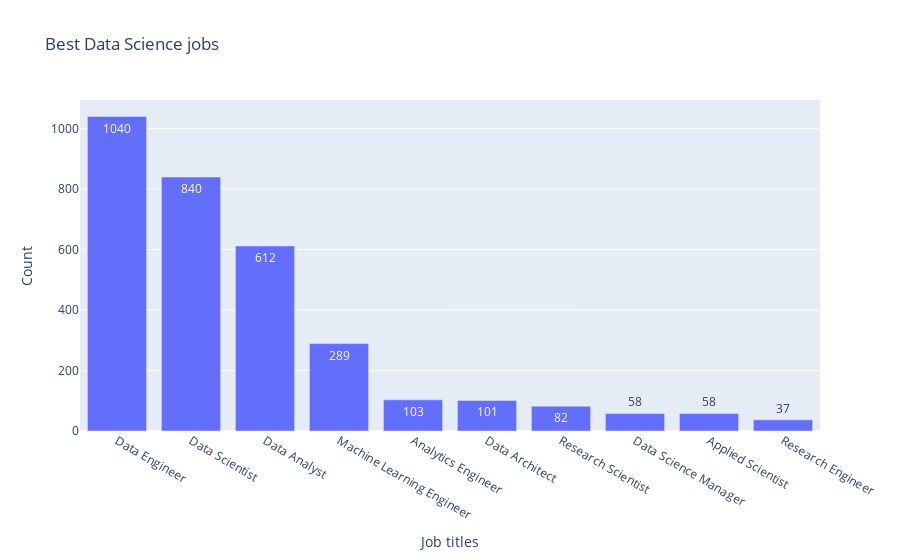

Notebook cell for this chart:
### Code cell
fig = px.bar(x = best_ds_jobs.index, y = best_ds_jobs.values, text = best_ds_jobs.values,
             title = 'Best Data Science jobs')
fig.update_layout(xaxis_title = 'Job titles', yaxis_title = 'Count')

fig.show()

### Figure 1 — Plotly figure (JSON) as saved in the notebook; plotly's stock layout.template omitted (floating-point values rounded to 4 significant figures)
{"data": [{"alignmentgroup": "True", "hovertemplate": "x=%{x}<br>y=%{y}<br>text=%{text}<extra></extra>", "legendgroup": "", "marker": {"color": "#636efa", "pattern": {"shape": ""}}, "name": "", "offsetgroup": "", "orientation": "v", "showlegend": false, "text": [1040, 840, 612, 289, 103, 101, 82, 58, 58, 37], "textposition": "auto", "type": "bar", "x": ["Data Engineer", "Data Scientist", "Data Analyst", "Machine Learning Engineer", "Analytics Engineer", "Data Architect", "Research Scientist", "Data Science Manager", "Applied Scientist", "Research Engineer"], "xaxis": "x", "y": [1040, 840, 612, 289, 103, 101, 82, 58, 58, 37], "yaxis": "y"}], "layout": {"barmode": "relative", "legend": {"tracegroupgap": 0}, "title": {"text": "Best Data Science jobs"}, "xaxis": {"anchor": "y", "domain": [0, 1], "title": {"text": "Job titles"}}, "yaxis": {"anchor": "x", "domain": [0, 1], "title": {"text": "Count"}}}}
